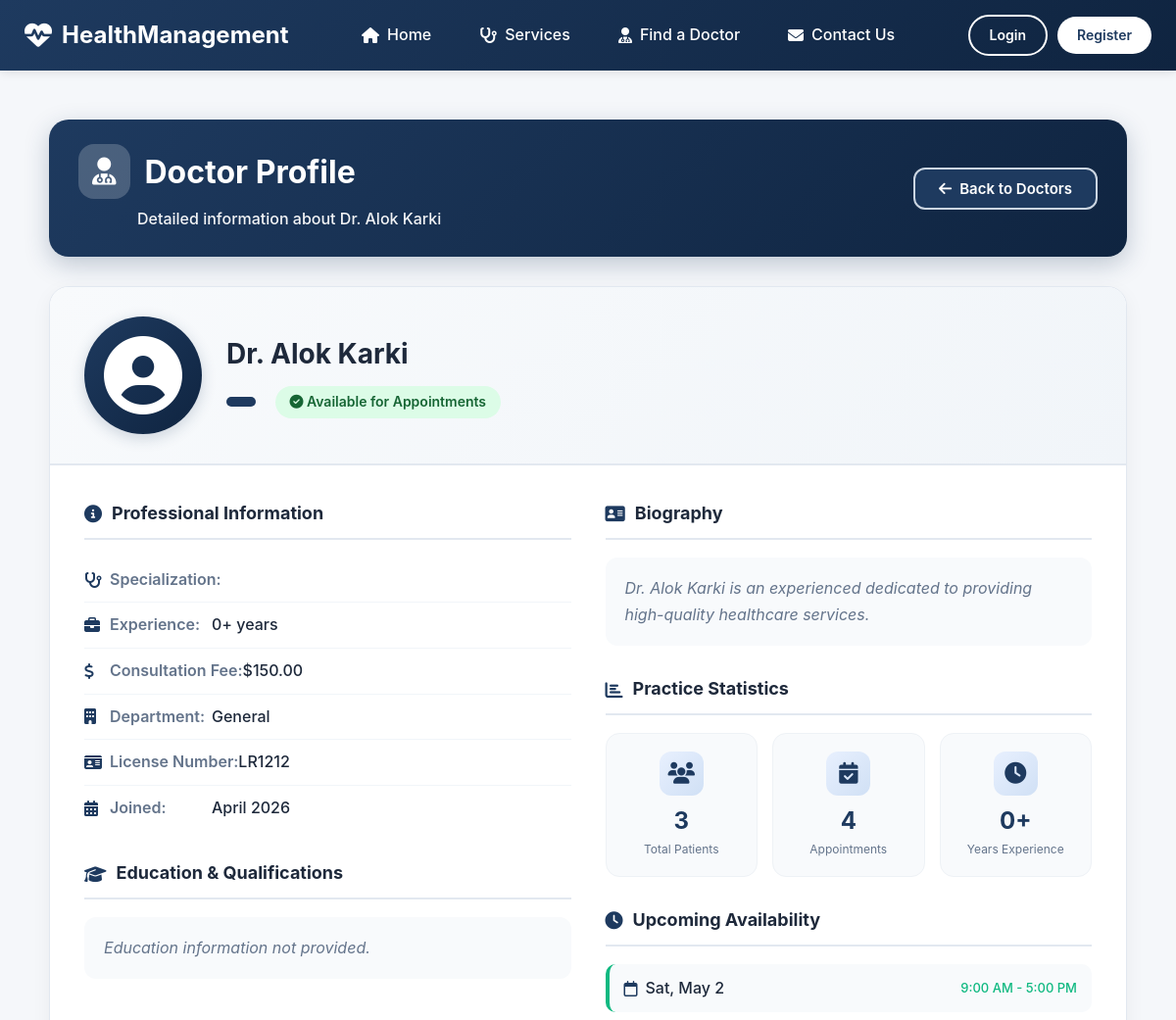
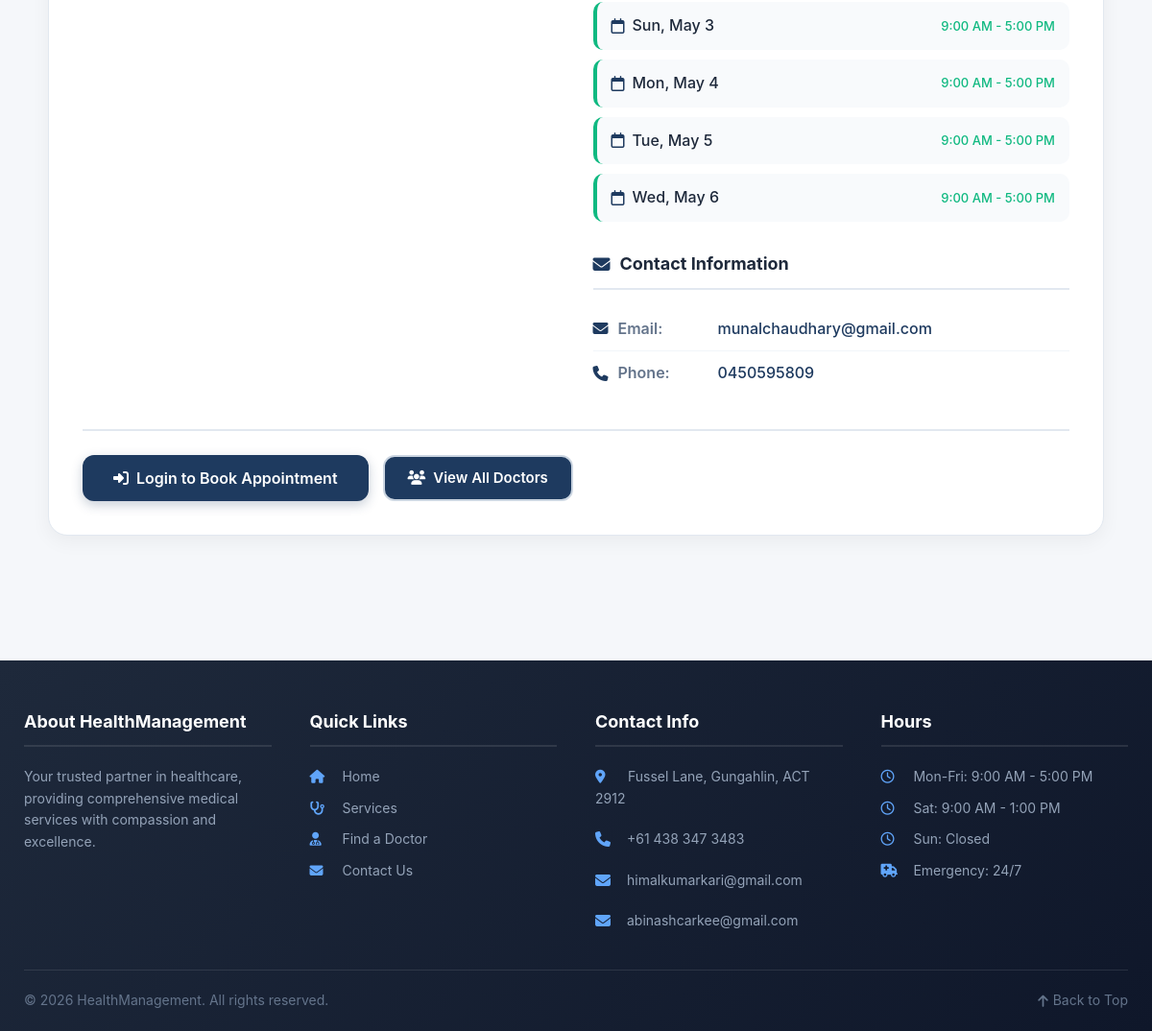
Screenshot of /doctor-profile.php?id=11 with the database file from the repository (2 pictures, top to bottom).
### tables this page shows
CREATE TABLE `doctors` (
  `doctorId` int(11) NOT NULL,
  `staffId` int(11) NOT NULL,
  `specialization` varchar(100) DEFAULT NULL,
  `consultationFee` decimal(10,2) DEFAULT NULL,
  `yearsOfExperience` int(11) DEFAULT NULL,
  `education` text DEFAULT NULL,
  `biography` text DEFAULT NULL,
  `isAvailable` tinyint(1) DEFAULT 1
);

CREATE TABLE `users` (
  `userId` int(11) NOT NULL,
  `username` varchar(50) NOT NULL,
  `passwordHash` varchar(255) NOT NULL,
  `email` varchar(100) NOT NULL,
  `firstName` varchar(50) NOT NULL,
  `lastName` varchar(50) NOT NULL,
  `phoneNumber` varchar(20) DEFAULT NULL,
  `role` enum('patient','staff','nurse','doctor','admin','accountant') DEFAULT 'patient',
  `isVerified` tinyint(1) DEFAULT 0,
  `verificationCode` varchar(64) DEFAULT NULL,
  `resetToken` varchar(64) DEFAULT NULL,
  `resetExpiry` datetime DEFAULT NULL,
  `dateCreated` datetime DEFAULT current_timestamp(),
  `lastLogin` datetime DEFAULT NULL
);

CREATE TABLE `staff` (
  `staffId` int(11) NOT NULL,
  `userId` int(11) NOT NULL,
  `licenseNumber` varchar(50) DEFAULT NULL,
  `hireDate` date DEFAULT NULL,
  `department` varchar(100) DEFAULT NULL,
  `position` varchar(100) DEFAULT NULL,
  `createdAt` datetime DEFAULT current_timestamp(),
  `updatedAt` datetime DEFAULT current_timestamp() ON UPDATE current_timestamp()
);

CREATE TABLE `doctor_availability` (
  `availabilityId` int(11) NOT NULL,
  `doctorId` int(11) NOT NULL,
  `availabilityDate` date NOT NULL,
  `startTime` time NOT NULL,
  `endTime` time NOT NULL,
  `isAvailable` tinyint(1) DEFAULT 1,
  `isDayOff` tinyint(1) DEFAULT 0,
  `createdAt` timestamp NOT NULL DEFAULT current_timestamp(),
  `updatedAt` timestamp NOT NULL DEFAULT current_timestamp() ON UPDATE current_timestamp()
);

### includes/auth.php (called while the page is built, shortened)
<?php
function isLoggedIn() {
    return isset($_SESSION['user_id']) && !empty($_SESSION['user_id']);
}

### doctor-profile.php (the view, shortened to what this page needs)
<?php
require_once 'includes/config.php';
require_once 'includes/auth.php';
$doctorId = (int)($_GET['id'] ?? 0);
$stmt = $pdo->prepare("
    SELECT d.*, u.firstName, u.lastName, u.email, u.phoneNumber,
           d.specialization, d.yearsOfExperience, d.consultationFee,
           d.biography, d.education, d.isAvailable,
           s.licenseNumber, s.hireDate, s.department,
           dep.name as departmentName
    FROM doctors d
    JOIN staff s ON d.staffId = s.staffId
    JOIN users u ON s.userId = u.userId
    LEFT JOIN departments dep ON s.department = dep.name
    WHERE d.doctorId = ?
");
$stmt->execute([$doctorId]);
$doctor = $stmt->fetch();
$availabilityStmt = $pdo->prepare("
    SELECT availabilityDate, startTime, endTime, isAvailable, isDayOff
    FROM doctor_availability
    WHERE doctorId = ? AND availabilityDate >= CURDATE()
    ORDER BY availabilityDate
    LIMIT 10
");
$availabilityStmt->execute([$doctorId]);
$availabilities = $availabilityStmt->fetchAll();
$patientsStmt = $pdo->prepare("
    SELECT COUNT(DISTINCT patientId) FROM (
        SELECT patientId FROM appointments WHERE doctorId = ?
        UNION
        SELECT patientId FROM medical_records WHERE doctorId = ?
        UNION
        SELECT patientId FROM lab_tests WHERE orderedBy = ?
    ) AS all_patients
");
$patientsStmt->execute([$doctorId, $doctorId, $doctorId]);
$totalPatients = $patientsStmt->fetchColumn();
$appointmentsStmt = $pdo->prepare("SELECT COUNT(*) FROM appointments WHERE doctorId = ?");
$appointmentsStmt->execute([$doctorId]);
$totalAppointments = $appointmentsStmt->fetchColumn();
$extraCSS = '<link rel="stylesheet" href="css/root.css">';
include 'includes/header.php';
?>
<div class="root-container">
    <div class="root-page-header">
        <div class="header-title">
            <h1><i class="fas fa-user-md"></i> Doctor Profile</h1>
            <p>Detailed information about Dr. <?php echo htmlspecialchars($doctor['firstName'] . ' ' . $doctor['lastName']); ?></p>
        </div>
        <div class="header-actions">
            <a href="doctors.php" class="root-btn root-btn-outline">
                <i class="fas fa-arrow-left"></i> Back to Doctors
            </a>
        </div>
    </div>
    <div class="doctor-profile-main-card">
        <div class="doctor-profile-header">
            <div class="doctor-profile-avatar">
                <i class="fas fa-user-circle"></i>
            </div>
            <div class="doctor-profile-title">
                <h2>Dr. <?php echo htmlspecialchars($doctor['firstName'] . ' ' . $doctor['lastName']); ?></h2>
                <span class="doctor-profile-specialty-badge"><?php echo htmlspecialchars($doctor['specialization']); ?></span>
                <?php if ($doctor['isAvailable']): ?>
                    <span class="doctor-profile-status available">
                        <i class="fas fa-check-circle"></i> Available for Appointments
                    </span>
                <?php else: ?>
                    <span class="doctor-profile-status unavailable">
                        <i class="fas fa-times-circle"></i> Currently Unavailable
                    </span>
                <?php endif; ?>
            </div>
        </div>
        <div class="doctor-profile-body">
            <div class="doctor-profile-grid">
                <div class="doctor-profile-left">
                    <div class="doctor-info-section">
                        <h3><i class="fas fa-info-circle"></i> Professional Information</h3>
                        <div class="doctor-info-item">
                            <span class="info-label"><i class="fas fa-stethoscope"></i> Specialization:</span>
                        </div>
                        <div class="doctor-info-item">
                            <span class="info-label"><i class="fas fa-briefcase"></i> Experience:</span>
                            <span class="info-value"><?php echo $doctor['yearsOfExperience']; ?>+ years</span>
                        </div>
                        <div class="doctor-info-item">
                            <span class="info-label"><i class="fas fa-dollar-sign"></i> Consultation Fee:</span>
                            <span class="info-value">$<?php echo number_format($doctor['consultationFee'], 2); ?></span>
                        </div>
                        <div class="doctor-info-item">
                            <span class="info-label"><i class="fas fa-building"></i> Department:</span>
                            <span class="info-value"><?php echo htmlspecialchars($doctor['departmentName'] ?: $doctor['department'] ?: 'General'); ?></span>
                        </div>
                        <div class="doctor-info-item">
                            <span class="info-label"><i class="fas fa-id-card"></i> License Number:</span>
                            <span class="info-value"><?php echo htmlspecialchars($doctor['licenseNumber'] ?: 'N/A'); ?></span>
                        </div>
                        <div class="doctor-info-item">
                            <span class="info-label"><i class="fas fa-calendar-alt"></i> Joined:</span>
                            <span class="info-value"><?php echo $doctor['hireDate'] ? date('F Y', strtotime($doctor['hireDate'])) : 'N/A'; ?></span>
                        </div>
                    </div>
                    <div class="doctor-info-section">
                        <h3><i class="fas fa-graduation-cap"></i> Education & Qualifications</h3>
                        <div class="doctor-education-content">
                            <?php if ($doctor['education']): ?>
                                <?php echo nl2br(htmlspecialchars($doctor['education'])); ?>
                            <?php else: ?>
                                <p class="text-muted">Education information not provided.</p>
                            <?php endif; ?>
                        </div>
                    </div>
                </div>
                <div class="doctor-profile-right">
                    <div class="doctor-info-section">
                        <h3><i class="fas fa-address-card"></i> Biography</h3>
                        <div class="doctor-biography-content">
                            <?php if ($doctor['biography']): ?>
                                <?php echo nl2br(htmlspecialchars($doctor['biography'])); ?>
                            <?php else: ?>
                                <p class="text-muted">
                                    Dr. <?php echo htmlspecialchars($doctor['firstName'] . ' ' . $doctor['lastName']); ?>
                                    is an experienced <?php echo htmlspecialchars($doctor['specialization']); ?>
                                    dedicated to providing high-quality healthcare services.
                                </p>
                            <?php endif; ?>
                        </div>
                    </div>
                    <div class="doctor-info-section">
                        <h3><i class="fas fa-chart-bar"></i> Practice Statistics</h3>
                        <div class="doctor-stats-mini-grid">
                            <div class="doctor-stat-mini-card">
                                <div class="stat-mini-icon">
                                    <i class="fas fa-users"></i>
                                </div>
                                <div class="stat-mini-content">
                                    <span class="stat-mini-number"><?php echo $totalPatients; ?></span>
                                    <span class="stat-mini-label">Total Patients</span>
                                </div>
                            </div>
                            <div class="doctor-stat-mini-card">
                                <div class="stat-mini-icon">
                                    <i class="fas fa-calendar-check"></i>
                                </div>
                                <div class="stat-mini-content">
                                    <span class="stat-mini-number"><?php echo $totalAppointments; ?></span>
                                    <span class="stat-mini-label">Appointments</span>
                                </div>
                            </div>
                            <div class="doctor-stat-mini-card">
                                <div class="stat-mini-icon">
                                    <i class="fas fa-clock"></i>
                                </div>
                                <div class="stat-mini-content">
                                    <span class="stat-mini-number"><?php echo $doctor['yearsOfExperience']; ?>+</span>
                                    <span class="stat-mini-label">Years Experience</span>
                                </div>
                            </div>
                        </div>
                    </div>
                    <div class="doctor-info-section">
                        <h3><i class="fas fa-clock"></i> Upcoming Availability</h3>
                        <?php if (empty($availabilities)): ?>
                            <p class="text-muted">No availability schedule set for upcoming dates.</p>
                        <?php else: ?>
                            <div class="doctor-availability-mini-list">
                                <?php
                                $shownCount = 0;
                                foreach ($availabilities as $avail):
                                    if ($shownCount >= 5) break;
                                    $shownCount++;
                                    $isDayOff = $avail['isDayOff'] == 1;
                                    $bgClass = $isDayOff ? 'day-off' : 'available';
                                ?>
                                    <div class="availability-mini-item <?php echo $bgClass; ?>">
                                        <span class="avail-date">
                                            <i class="far fa-calendar"></i>
                                            <?php echo date('D, M j', strtotime($avail['availabilityDate'])); ?>
                                        </span>
                                        <?php if ($isDayOff): ?>
                                            <span class="avail-status day-off-badge">Day Off</span>
                                        <?php else: ?>
                                            <span class="avail-time">
                                                <?php echo date('g:i A', strtotime($avail['startTime'])); ?> -
                                                <?php echo date('g:i A', strtotime($avail['endTime'])); ?>
                                            </span>
                                        <?php endif; ?>
                                    </div>
                                <?php endforeach; ?>
                            </div>
                        <?php endif; ?>
                    </div>
                    <div class="doctor-info-section">
                        <h3><i class="fas fa-envelope"></i> Contact Information</h3>
                        <div class="doctor-info-item">
                            <span class="info-label"><i class="fas fa-envelope"></i> Email:</span>
                            <span class="info-value">
                                <a href="mailto:<?php echo htmlspecialchars($doctor['email']); ?>">
                                    <?php echo htmlspecialchars($doctor['email']); ?>
                                </a>
                            </span>
                        </div>
                        <div class="doctor-info-item">
                            <span class="info-label"><i class="fas fa-phone"></i> Phone:</span>
                            <span class="info-value">
                                <a href="tel:<?php echo htmlspecialchars($doctor['phoneNumber']); ?>">
                                    <?php echo htmlspecialchars($doctor['phoneNumber'] ?: 'N/A'); ?>
                                </a>
                            </span>
                        </div>
                    </div>
                </div>
            </div>
            <div class="doctor-profile-actions">
                <?php if (isLoggedIn() && $_SESSION['user_role'] === 'patient'): ?>
                    <a href="patient/appointments.php?doctor_id=<?php echo $doctor['doctorId']; ?>" class="root-btn root-btn-primary root-btn-large">
                        <i class="fas fa-calendar-plus"></i> Book Appointment with Dr. <?php echo htmlspecialchars($doctor['lastName']); ?>
                    </a>
                <?php elseif (!isLoggedIn()): ?>
                    <a href="login.php" class="root-btn root-btn-primary root-btn-large">
                        <i class="fas fa-sign-in-alt"></i> Login to Book Appointment
                    </a>
                <?php endif; ?>
                <a href="doctors.php" class="root-btn root-btn-outline">
                    <i class="fas fa-users"></i> View All Doctors
                </a>
            </div>
        </div>
    </div>
</div>
<?php include 'includes/footer.php'; ?>

### css/style.css (style rules this page uses)
* { margin: 0; padding: 0; box-sizing: border-box; }
body { font-family: -apple-system, BlinkMacSystemFont, 'Segoe UI', Roboto, 'Helvetica Neue', Arial, sans-serif; line-height: 1.6; color: #333; background-color: #f5f7fa; }
.page-header h1 , .dashboard-header h1, .page-title, h1 { font-weight: 700 !important; text-shadow: none !important; }

### rows the page displays
doctors: users.firstName+lastName "Alok Karki", yearsOfExperience "0", consultationFee "150.00", staffId.licenseNumber "LR1212", staffId.hireDate "April 2026", users.email "munalchaudhary@gmail.com", users.phoneNumber "0450595809"
doctor_availability: availabilityDate "Sat, May 2", startTime "9:00 AM", endTime "5:00 PM"
doctor_availability: availabilityDate "Sun, May 3", startTime "9:00 AM", endTime "5:00 PM"
doctor_availability: availabilityDate "Mon, May 4", startTime "9:00 AM", endTime "5:00 PM"
doctor_availability: availabilityDate "Tue, May 5", startTime "9:00 AM", endTime "5:00 PM"
doctor_availability: availabilityDate "Wed, May 6", startTime "9:00 AM", endTime "5:00 PM"

### other values shown
$doctor['departmentName'] ?: $doctor['department'] ?: 'General' "General"
$totalPatients "3"
$totalAppointments "4"
